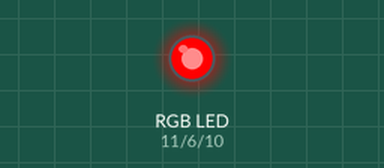
Bench run of a sketch on a simulated Arduino Uno, built with avr-gcc and run on an emulated ATmega328P. On the bench: an RGB LED mixed from three pins (HIGH = lit).

Above: at 0.5 s.
At 1.5 s:
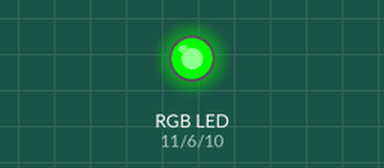
At 2.5 s:
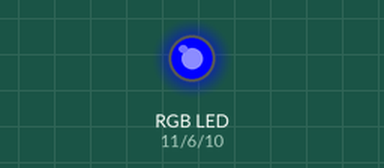
At 3.5 s:
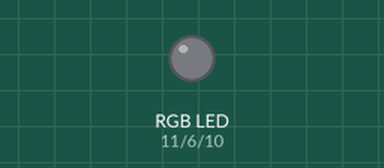
Timing chart, 0 to 5.2 s (numbered marks = the images above):
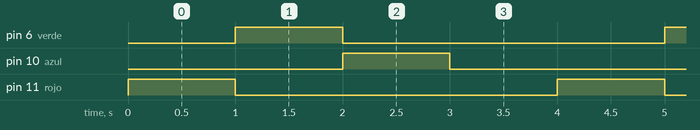

Measured:
- by itself, pin 6 (verde), pin 10 (azul), pin 11 (rojo): alternates HIGH for 1.0 s and LOW for 3.0 s
- by itself, everything shown: repeats every 4.0 s, in 4 steps

The sketch:

led_rgb_cambio_de_clores.ino
```cpp
int rojo = 11;
int verde = 6;
int azul = 10;

void setup()
{
  pinMode(rojo, OUTPUT);
  pinMode(azul, OUTPUT);
  pinMode(verde, OUTPUT);
}

void loop()
{
  //rojo
  analogWrite(rojo, 255);
  analogWrite(verde, 0);
  analogWrite(azul, 0);
  delay(1000);
  //verde
  analogWrite(rojo, 0);
  analogWrite(verde, 255);
  analogWrite(azul, 0);
  delay(1000);
  //azul
  analogWrite(rojo, 0);
  analogWrite(verde, 0);
  analogWrite(azul, 255);
  delay(1000);
  //apagado
  analogWrite(rojo, 0);
  analogWrite(verde, 0);
  analogWrite(azul, 0);
  delay(1000);
}
```
